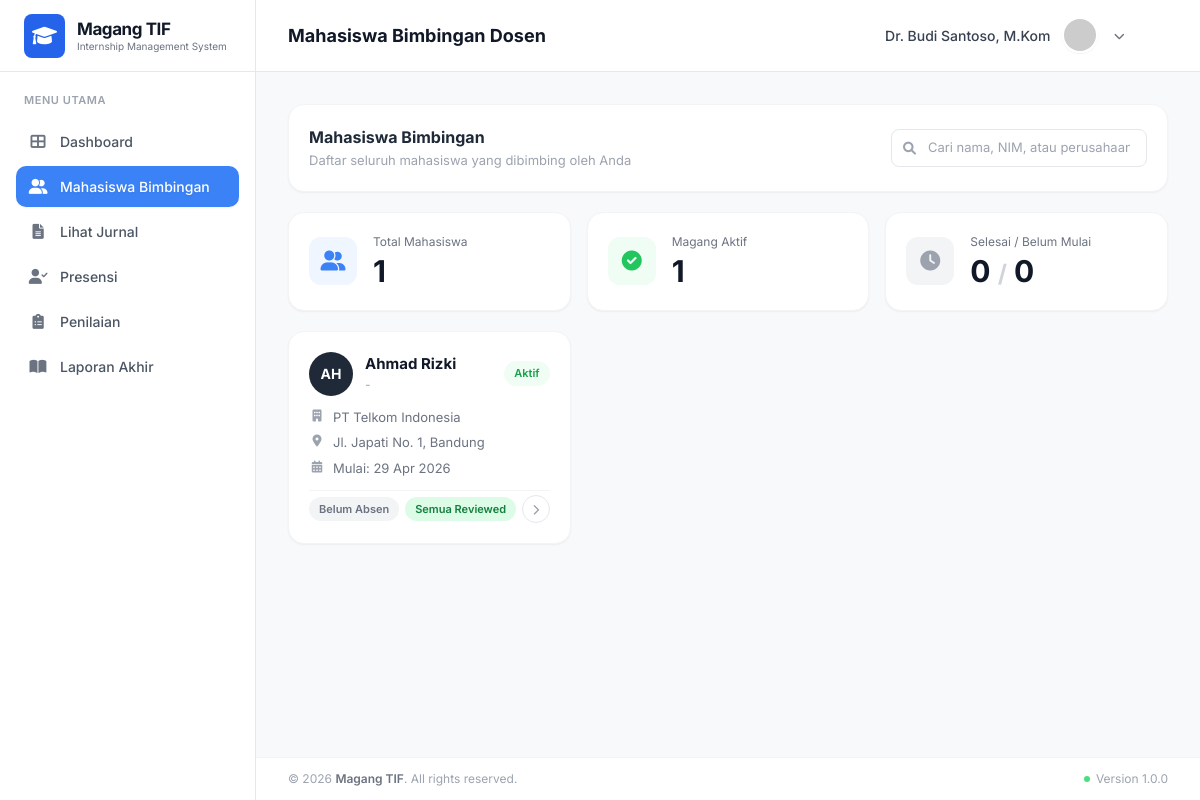
The page /dosen/mhs_bimbingan.php (signed in) on the database its author committed.
### tables this page shows
CREATE TABLE mahasiswa (
    id INT AUTO_INCREMENT PRIMARY KEY,
    user_id INT,
    group_id INT,
    nama VARCHAR(255) NOT NULL,
    jenis_kelamin VARCHAR(20),
    tempat_lahir VARCHAR(100),
    tanggal_lahir DATE,
    agama VARCHAR(50),
    status VARCHAR(50),
    alamat_asal TEXT,
    alamat_jember TEXT,
    no_ktp VARCHAR(20),
    no_ktm VARCHAR(20),
    no_hp VARCHAR(20),
    golongan_darah VARCHAR(5),
    created_at TIMESTAMP DEFAULT CURRENT_TIMESTAMP,
    updated_at TIMESTAMP DEFAULT CURRENT_TIMESTAMP,
    FOREIGN KEY (user_id) REFERENCES users(id) ON DELETE CASCADE,
    FOREIGN KEY (group_id) REFERENCES `groups`(id) ON DELETE SET NULL
);

CREATE TABLE companies (
    id INT AUTO_INCREMENT PRIMARY KEY,
    nama_perusahaan VARCHAR(255) NOT NULL,
    alamat_perusahaan TEXT,
    email_business VARCHAR(255) UNIQUE NOT NULL,
    contact_person VARCHAR(100),
    no_hp VARCHAR(20),
    bidang_usaha VARCHAR(100),
    status_permodalan VARCHAR(100),
    visi TEXT,
    misi TEXT,
    denah_lokasi TEXT,
    deskripsi_kerja TEXT,
    struktur_organisasi TEXT,
    latitude DECIMAL(10, 8),
    longitude DECIMAL(11, 8),
    radius INT,
    created_at TIMESTAMP DEFAULT CURRENT_TIMESTAMP,
    updated_at TIMESTAMP DEFAULT CURRENT_TIMESTAMP
);

### dosen/mhs_bimbingan.php (the view, shortened to what this page needs)
<?php
    require_once __DIR__ . '/../config/db_connect.php';
    $userId = $_SESSION['id_user'];
    $stmt = $conn->prepare("SELECT id FROM dosen_pembimbing WHERE user_id = :uid");
    $stmt->execute(['uid' => $userId]);
    $dosen = $stmt->fetch();
    $dosenId = $dosen ? $dosen['id'] : 0;
    $stmt = $conn->prepare("
        SELECT m.id, m.nama, m.no_ktm, m.no_hp, m.status,
               u.email,
               c.nama_perusahaan, c.alamat_perusahaan,
               pl.nama as pl_nama,
               g.created_at as magang_mulai
        FROM mahasiswa m
        JOIN `groups` g ON m.group_id = g.id
        JOIN users u ON m.user_id = u.id
        LEFT JOIN companies c ON g.company_id = c.id
        LEFT JOIN pembimbing_lapang pl ON g.pembimbing_lapang_id = pl.id
        WHERE g.dosen_pembimbing_id = :did
        ORDER BY m.nama
    ");
    $stmt->execute(['did' => $dosenId]);
    $studentsRaw = $stmt->fetchAll();
    $students = [];
    foreach ($studentsRaw as $s) {
        $hadir = 0; $izin = 0; $alpha = 0;
        $todayAtt = $conn->prepare("SELECT status FROM attendances WHERE mahasiswa_id = :mid AND date = CURDATE()");
        $todayAtt->execute(['mid' => $s['id']]);
        $today = $todayAtt->fetch();
        $todayStatus = $today ? $today['status'] : null;
        $pendingLb = $conn->prepare("SELECT COUNT(*) FROM logbooks WHERE mahasiswa_id = :mid AND status = 'pending'");
        $pendingLb->execute(['mid' => $s['id']]);
        $pendingCount = (int)$pendingLb->fetchColumn();
        $latestFb = $conn->prepare("
            SELECT fl.feedback FROM feedback_logbooks fl
            JOIN logbooks l ON fl.logbook_id = l.id
            WHERE l.mahasiswa_id = :mid
            ORDER BY fl.created_at DESC LIMIT 1
        ");
        $latestFb->execute(['mid' => $s['id']]);
        $feedback = $latestFb->fetchColumn() ?: 'Belum ada catatan bimbingan.';
        $badges = [];
        if ($todayStatus === 'Hadir' || $todayStatus === 'Terlambat') {
            $badges[] = ['Hadir', 'green'];
        } elseif ($todayStatus === 'Izin' || $todayStatus === 'Sakit') {
            $badges[] = ['Izin', 'orange'];
        } elseif ($todayStatus === 'Alpha') {
            $badges[] = ['Tidak Hadir', 'red'];
        } else {
            $badges[] = ['Belum Absen', 'gray'];
        }
        if ($pendingCount > 0) {
            $badges[] = ["$pendingCount Pending", 'orange'];
        } else {
            $badges[] = ['Semua Reviewed', 'green'];
        }
        $magang_mulai = $s['magang_mulai'] ? date('d M Y', strtotime($s['magang_mulai'])) : '-';
        $students[] = [
            'nama' => $s['nama'],
            'nim' => $s['no_ktm'] ?? '-',
            'instansi' => $s['nama_perusahaan'] ?? '-',
            'alamat' => $s['alamat_perusahaan'] ?? '-',
            'pembimbing' => $s['pl_nama'] ?? '-',
            'periode' => $magang_mulai,
            'status' => $s['status'] ?? 'Aktif',
            'telp' => $s['no_hp'] ?? '-',
            'email' => $s['email'] ?? '-',
            'hadir' => $hadir,
            'izin' => $izin,
            'tidakHadir' => $alpha,
            'catatan' => $feedback,
            'badges' => $badges,
        ];
    }
    $totalMhs = count($students);
    $totalAktif = count(array_filter($students, fn($s) => $s['status'] === 'Aktif'));
    $badgeMap = [
        'green'  => 'bg-green-100 text-green-700',
        'orange' => 'bg-orange-100 text-orange-600',
        'red'    => 'bg-red-100 text-red-600',
        'gray'   => 'bg-gray-100 text-gray-500',
    ];
?>
<!DOCTYPE html>
<html lang="id">
<head>
    <script src="https://cdn.tailwindcss.com"></script>
    <link href="https://cdnjs.cloudflare.com/ajax/libs/font-awesome/6.0.0/css/all.min.css" rel="stylesheet">
</head>
<body class="flex h-screen overflow-hidden text-gray-800">
    <?php include '../includes/sidebar.php'; ?>
    <div class="flex-1 flex flex-col h-screen overflow-hidden">
        <div class="h-[72px] bg-white border-b border-gray-200 flex items-center justify-between px-6 md:px-8 shrink-0">
            <h1 class="text-[18px] font-bold text-gray-900">Mahasiswa Bimbingan Dosen</h1>
            <div class="flex items-center gap-4">
                <?php include '../includes/header.php'; ?>
            </div>
        </div>
        <main class="flex-1 overflow-y-auto p-6 md:p-8 bg-[#f8f9fa]">
            <div class="max-w-[1000px] mx-auto space-y-5">
                <div class="bg-white rounded-2xl p-5 shadow-sm border border-gray-100 flex flex-col sm:flex-row sm:items-center justify-between gap-4">
                    <div>
                        <h2 class="text-[16px] font-bold text-gray-800">Mahasiswa Bimbingan</h2>
                        <p class="text-[13px] text-gray-400 mt-0.5">Daftar seluruh mahasiswa yang dibimbing oleh Anda</p>
                    </div>
                    <div class="flex items-center gap-3">
                        <div class="relative">
                            <i class="fas fa-search absolute left-3 top-1/2 -translate-y-1/2 text-gray-400 text-[13px]"></i>
                            <input type="text" id="searchMhs" placeholder="Cari nama, NIM, atau perusahaan..."
                                   class="pl-9 pr-4 py-2 border border-gray-200 rounded-lg text-[13px] outline-none focus:ring-2 focus:ring-blue-100 focus:border-blue-400 w-64 transition-all">
                        </div>
                    </div>
                </div>
                <div class="grid grid-cols-1 sm:grid-cols-3 gap-4">
                    <div class="bg-white rounded-2xl p-5 shadow-sm border border-gray-100 flex items-center gap-4">
                        <div class="w-12 h-12 rounded-xl bg-blue-50 flex items-center justify-center shrink-0"><i class="fas fa-user-friends text-blue-500 text-[20px]"></i></div>
                        <div><p class="text-[12px] text-gray-500 mb-0.5">Total Mahasiswa</p><p class="text-3xl font-bold text-gray-900"><?= $totalMhs ?></p></div>
                    </div>
                    <div class="bg-white rounded-2xl p-5 shadow-sm border border-gray-100 flex items-center gap-4">
                        <div class="w-12 h-12 rounded-xl bg-green-50 flex items-center justify-center shrink-0"><i class="fas fa-check-circle text-green-500 text-[20px]"></i></div>
                        <div><p class="text-[12px] text-gray-500 mb-0.5">Magang Aktif</p><p class="text-3xl font-bold text-gray-900"><?= $totalAktif ?></p></div>
                    </div>
                    <div class="bg-white rounded-2xl p-5 shadow-sm border border-gray-100 flex items-center gap-4">
                        <div class="w-12 h-12 rounded-xl bg-gray-100 flex items-center justify-center shrink-0"><i class="fas fa-clock text-gray-400 text-[20px]"></i></div>
                        <div><p class="text-[12px] text-gray-500 mb-0.5">Selesai / Belum Mulai</p><p class="text-3xl font-bold text-gray-900"><?= $totalMhs - $totalAktif ?> <span class="text-gray-300 text-2xl">/</span> 0</p></div>
                    </div>
                </div>
                <div class="grid grid-cols-1 sm:grid-cols-2 lg:grid-cols-3 gap-4" id="studentGrid">
                    <?php foreach ($students as $idx => $s): ?>
                    <div class="student-card bg-white rounded-2xl p-5 shadow-sm border border-gray-100 flex flex-col gap-3 student-searchable"
                         data-name="<?= strtolower($s['nama']) ?> <?= $s['nim'] ?> <?= strtolower($s['instansi']) ?>"
                         onclick="openModal(<?= $idx ?>)">
                        <div class="flex items-center justify-between">
                            <div class="flex items-center gap-3">
                                <div class="w-11 h-11 rounded-full bg-gray-800 flex items-center justify-center text-white font-bold text-[14px] shrink-0"><?= strtoupper(substr($s['nama'], 0, 2)) ?></div>
                                <div>
                                    <p class="font-bold text-gray-900 text-[15px]"><?= htmlspecialchars($s['nama']) ?></p>
                                    <p class="text-[12px] text-gray-400"><?= $s['nim'] ?></p>
                                </div>
                            </div>
                            <span class="text-[11px] font-semibold text-green-600 bg-green-50 px-2.5 py-1 rounded-full"><?= $s['status'] ?></span>
                        </div>
                        <div class="space-y-1.5 text-[13px] text-gray-500">
                            <div class="flex items-start gap-2"><i class="fas fa-building mt-0.5 w-4 text-center text-gray-400 text-[12px]"></i><span><?= htmlspecialchars($s['instansi']) ?></span></div>
                            <div class="flex items-start gap-2"><i class="fas fa-map-marker-alt mt-0.5 w-4 text-center text-gray-400 text-[12px]"></i><span class="line-clamp-1"><?= htmlspecialchars($s['alamat']) ?></span></div>
                            <div class="flex items-start gap-2"><i class="fas fa-calendar-alt mt-0.5 w-4 text-center text-gray-400 text-[12px]"></i><span>Mulai: <?= $s['periode'] ?></span></div>
                        </div>
                        <div class="flex items-center justify-between pt-1 border-t border-gray-100">
                            <div class="flex flex-wrap gap-1.5">
                                <?php foreach ($s['badges'] as [$label, $color]): ?>
                                <span class="px-2.5 py-1 rounded-full text-[11px] font-semibold <?= $badgeMap[$color] ?>"><?= $label ?></span>
                                <?php endforeach; ?>
                            </div>
                            <div class="w-7 h-7 rounded-full border border-gray-200 flex items-center justify-center text-gray-400 hover:border-blue-400 hover:text-blue-500 transition-colors shrink-0">
                                <i class="fas fa-chevron-right text-[11px]"></i>
                            </div>
                        </div>
                    </div>
                    <?php endforeach; ?>
                </div>
            </div>
        </main>
        <?php include '../includes/footer.php'; ?>
    </div>
</body>
</html>

### dosen/mhs_bimbingan.php (style rules this page uses)
body { font-family: 'Inter', sans-serif; background-color: #f8f9fa; }
.student-card { transition: transform 0.2s ease, box-shadow 0.2s ease; cursor: pointer; }

### rows shown on the page
mahasiswa: status "1", $totalMhs-$totalAktif "0", nama "AH", nama "Ahmad Rizki", nim "-", status "Aktif", companies.nama_perusahaan "PT Telkom Indonesia", companies.alamat_perusahaan "Jl. Japati No. 1, Bandung", periode "29 Apr 2026", label "Belum Absen", label "Semua Reviewed"

### other values the page prints
$menu['title'] "Dashboard"
$menu['title'] "Mahasiswa Bimbingan"
$menu['title'] "Lihat Jurnal"
$menu['title'] "Presensi"
$menu['title'] "Penilaian"
$menu['title'] "Laporan Akhir"
$userName "Dr. Budi Santoso, M.Kom"
$totalMhs "1"
$appName "Magang TIF"
$appVersion "1.0.0"
